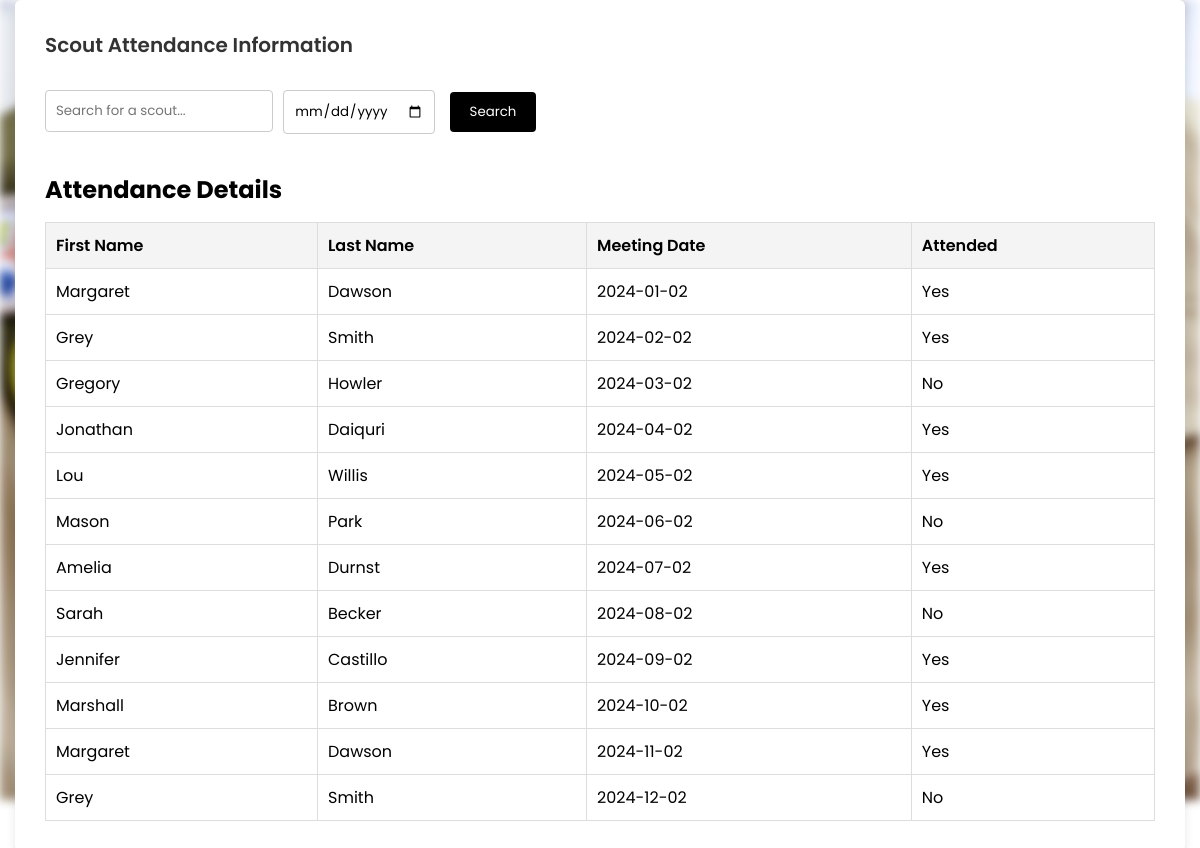
The page /viewAttendance.php on the database its author committed.
### tables this page shows
CREATE TABLE MEETING (
    MEETINGID INTEGER PRIMARY KEY,
    SCOUTID INTEGER,
    MEETINGDATE DATETIME,
    FOREIGN KEY (SCOUTID) REFERENCES SCOUTS(SCOUTID)
);

CREATE TABLE SCOUTS (
    SCOUTID INTEGER PRIMARY KEY,
    RANKID INTEGER,
    FIRSTNAME VARCHAR(25),
    LASTNAME VARCHAR(25),
    SCOUT_BIRTHDAY DATE,
    FOREIGN KEY (RANKID) REFERENCES RANK(RANKID)
);

### viewAttendance.php (the view, shortened to what this page needs)
<?php
    $db = new SQLite3('DatabaseCreator.db');
    $sql = " SELECT
        s.FIRSTNAME,
        s.LASTNAME,
        m.MEETINGDATE,
        CASE
            WHEN ms.ATTENDANCE = 1 THEN 'Yes'
            ELSE 'No'
        END AS ATTENDED
        FROM
            SCOUTS s
        JOIN
            MEETING_SCOUT ms ON s.SCOUTID = ms.SCOUTID
        JOIN
            MEETING m ON ms.MEETINGID = m.MEETINGID ";
    $result = $db->query($sql);
    $attendances = [];
    while ($row = $result->fetchArray(SQLITE3_ASSOC)) {
        $attendances[] = $row;
    }
?>
<!DOCTYPE html>
<html lang="en">
<head>
    <link rel="stylesheet" href="style.css">
</head>
<body>
    <div class="container">
        <header>Scout Attendance Information</header>
        <div class="attendance-info">
            <div class="search-container">
                <input type="text" id="searchInput" placeholder="Search for a scout...">
                <input type="date" id="dateInput">
                <button onclick="searchAttendance()">Search</button>
            </div>
            <h2>Attendance Details</h2>
            <table>
                <tr>
                    <th>First Name</th>
                    <th>Last Name</th>
                    <th>Meeting Date</th>
                    <th>Attended</th>
                </tr>
                <?php if (!empty($attendances)): ?>
                    <?php foreach ($attendances as $attendance): ?>
                        <tr>
                            <td><?php echo htmlspecialchars($attendance['FIRSTNAME']); ?></td>
                            <td><?php echo htmlspecialchars($attendance['LASTNAME']); ?></td>
                            <td><?php echo htmlspecialchars($attendance['MEETINGDATE']); ?></td>
                            <td><?php echo htmlspecialchars($attendance['ATTENDED']); ?></td>
                        </tr>
                    <?php endforeach; ?>
                <?php else: ?>
                    <tr>
                        <td colspan="7">No scout information available.</td>
                    </tr>
                <?php endif; ?>
            </table>
        </div>
    </div>
</body>
</html>

### style.css (style rules this page uses)
* { margin: 0; padding: 0; box-sizing: border-box; font-family: 'Poppins', sans-serif; }
body { min-height: 100vh; display: flex; align-items: center; justify-content: center; background: #ffff; }
.container { position: relative; max-width: 1200px; width: 100%; border-radius: 6px; padding: 30px; margin: 0 15px; background-color: #fff; box-shadow: 0 5px 10px rgba(0, 0, 0, 0.1); }
.container header { position: relative; font-size: 20px; font-weight: 600; color: #333; }
.container header::before { content: ""; position: absolute; left: 0; bottom: -2px; height: 3px; width: 27px; border-radius: 8px; background-color: #fff; }
#searchInput { margin-bottom: 20px; padding: 10px; border: 1px solid #ccc; border-radius: 4px; width: 100%; box-sizing: border-box; }
.search-container { display: flex; align-items: center; margin-bottom: 20px; }
.search-container input[type="text"] { padding: 10px; flex: 0.25; border: 1px solid #ccc; border-radius: 4px; }
.search-container button { padding: 10px 20px; background-color: #000; color: white; border: none; border-radius: 4px; cursor: pointer; transition: background-color 0.3s ease; margin-left: 5px; margin-bottom: 18px; }
.attendance-info { margin-top: 30px; }
.attendance-info table { width: 100%; border-collapse: collapse; margin-top: 15px; }
.attendance-info table th, .attendance-info table td { padding: 10px; border: 1px solid #ddd; text-align: left; }
.attendance-info table th { background-color: #f4f4f4; font-weight: 600; }
.search-container input[type="text"], .search-container input[type="date"] { padding: 10px; border: 1px solid #ccc; border-radius: 4px; margin-right: 10px; margin-bottom: 18px; }
.search-container button { padding: 10px 20px; background-color: #000; color: white; border: none; border-radius: 4px; cursor: pointer; transition: background-color 0.3s ease; }

### rows shown on the page
meeting: scouts.FIRSTNAME "Margaret", scouts.LASTNAME "Dawson", MEETINGDATE "2024-01-02", ATTENDED "Yes"
meeting: scouts.FIRSTNAME "Grey", scouts.LASTNAME "Smith", MEETINGDATE "2024-02-02", ATTENDED "Yes"
meeting: scouts.FIRSTNAME "Gregory", scouts.LASTNAME "Howler", MEETINGDATE "2024-03-02", ATTENDED "No"
meeting: scouts.FIRSTNAME "Jonathan", scouts.LASTNAME "Daiquri", MEETINGDATE "2024-04-02", ATTENDED "Yes"
meeting: scouts.FIRSTNAME "Lou", scouts.LASTNAME "Willis", MEETINGDATE "2024-05-02", ATTENDED "Yes"
meeting: scouts.FIRSTNAME "Mason", scouts.LASTNAME "Park", MEETINGDATE "2024-06-02", ATTENDED "No"
meeting: scouts.FIRSTNAME "Amelia", scouts.LASTNAME "Durnst", MEETINGDATE "2024-07-02", ATTENDED "Yes"
meeting: scouts.FIRSTNAME "Sarah", scouts.LASTNAME "Becker", MEETINGDATE "2024-08-02", ATTENDED "No"
meeting: scouts.FIRSTNAME "Jennifer", scouts.LASTNAME "Castillo", MEETINGDATE "2024-09-02", ATTENDED "Yes"
meeting: scouts.FIRSTNAME "Marshall", scouts.LASTNAME "Brown", MEETINGDATE "2024-10-02", ATTENDED "Yes"
meeting: scouts.FIRSTNAME "Margaret", scouts.LASTNAME "Dawson", MEETINGDATE "2024-11-02", ATTENDED "Yes"
meeting: scouts.FIRSTNAME "Grey", scouts.LASTNAME "Smith", MEETINGDATE "2024-12-02", ATTENDED "No"
